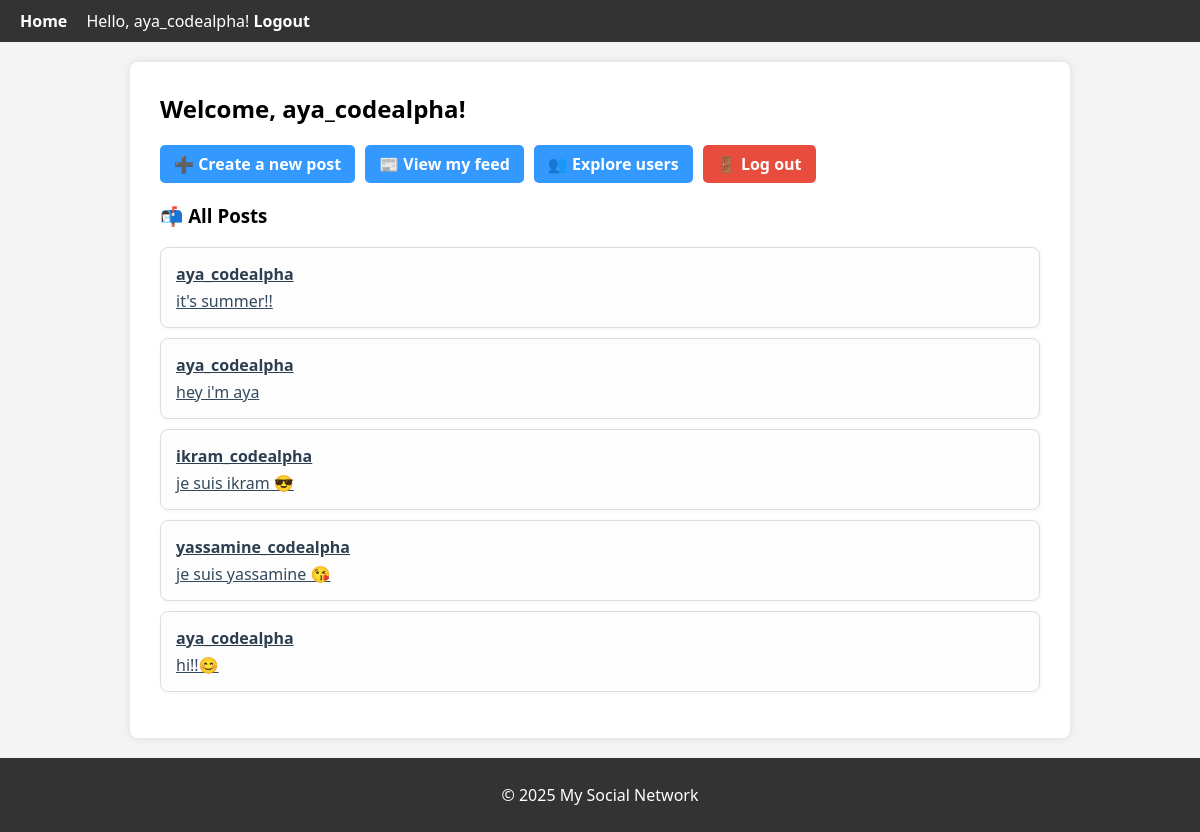
The app's page / (signed in) with its own data.
### socialapp/models.py (models this page shows, shortened)
class Post(models.Model):
    author = models.ForeignKey(User, on_delete=models.CASCADE)
    content = models.TextField()
    created_at = models.DateTimeField(auto_now_add=True)

### socialapp/views.py (the view)
# urls.py: path('', views.home_view, name='home'),
@login_required
def home_view(request):
    posts = Post.objects.all().order_by('-created_at')
    return render(request, 'socialapp/home.html', {'posts': posts})

### socialapp/templates/socialapp/home.html (shortened to what this page needs)
{% extends 'socialapp/base.html' %}
{% block content %}
    <div class="dashboard">
        <h2>Welcome, {{ request.user.username }}!</h2>
        <div class="actions">
            <a href="{% url 'create_post' %}" class="btn">➕ Create a new post</a>
            <a href="{% url 'feed' %}" class="btn">📰 View my feed</a>
            <a href="{% url 'user_list' %}" class="btn">👥 Explore users</a>
            <a href="{% url 'logout' %}" class="btn danger">🚪 Log out</a>
        </div>
        <h3>📬 All Posts</h3>
        <ul class="post-list">
            {% for post in posts %}
                <li class="post-card">
                    <strong><a href="{% url 'profile' post.author.id %}" class="author-link">{{ post.author.username }}</a></strong><br>
                    <a href="{% url 'post_detail' post.id %}" class="post-content">{{ post.content|truncatechars:100 }}</a>
                </li>
            {% empty %}
                <li class="empty">No posts at the moment.</li>
            {% endfor %}
        </ul>
    </div>
{% endblock %}

### socialapp/templates/socialapp/base.html (shortened to what this page needs)
<!DOCTYPE html>
<html lang="en">
<head>
</head>
<body>
    <header>
        <nav>
            <a href="{% url 'home' %}">Home</a>
            {% if request.user.is_authenticated %}
                Hello, {{ request.user.username }}!
                <a href="{% url 'logout' %}">Logout</a>
            {% else %}
                <a href="{% url 'login' %}">Login</a>
                <a href="{% url 'register' %}">Sign Up</a>
            {% endif %}
        </nav>
    </header>
    <div class="container">
        {% block content %}{% endblock %}
    </div>
    <footer>
        <p>&copy; 2025 My Social Network</p>
    </footer>
</body>
</html>

### socialapp/templates/socialapp/base.html (style rules this page uses)
body { font-family: 'Segoe UI', Tahoma, Geneva, Verdana, sans-serif; background-color: #f4f4f4; margin: 0; padding: 0; }
header, footer { background-color: #333; color: white; padding: 10px 20px; }
header nav a { color: white; margin-right: 15px; text-decoration: none; font-weight: bold; }
.container { max-width: 900px; margin: 20px auto; padding: 20px; background: white; border-radius: 8px; box-shadow: 0 0 8px rgba(0, 0, 0, 0.1); }
.btn { display: inline-block; padding: 8px 15px; background-color: #3399ff; color: white; border: none; border-radius: 4px; text-decoration: none; font-weight: bold; }
ul { padding: 0; list-style: none; }
li { margin: 10px 0; border-bottom: 1px solid #eee; padding-bottom: 10px; }
h2, h3 { margin-top: 0; }
footer { text-align: center; }

### socialapp/templates/socialapp/home.html (style rules this page uses)
.dashboard { padding: 10px; }
.actions { display: flex; flex-wrap: wrap; gap: 10px; margin-bottom: 20px; }
.btn { background-color: #3399ff; color: white; padding: 8px 14px; border-radius: 5px; text-decoration: none; font-weight: bold; }
.btn.danger { background-color: #e74c3c; }
.post-list { list-style-type: none; padding: 0; }
.post-card { background-color: #fdfdfd; padding: 15px; margin-bottom: 10px; border: 1px solid #ddd; border-radius: 8px; box-shadow: 1px 1px 4px rgba(0,0,0,0.05); }
.author-link { color: #2c3e50; font-weight: bold; }
.post-content { display: block; margin-top: 5px; color: #34495e; }

### records on screen
Post: author.username "aya_codealpha", content "it's summer!!"
Post: author.username "aya_codealpha", content "hey i'm aya"
Post: author.username "ikram_codealpha", content "je suis ikram 😎"
Post: author.username "yassamine_codealpha", content "je suis yassamine 😘"
Post: author.username "aya_codealpha", content "hi!!😊"

### other values on screen
{{ request.user.username }} "aya_codealpha"
